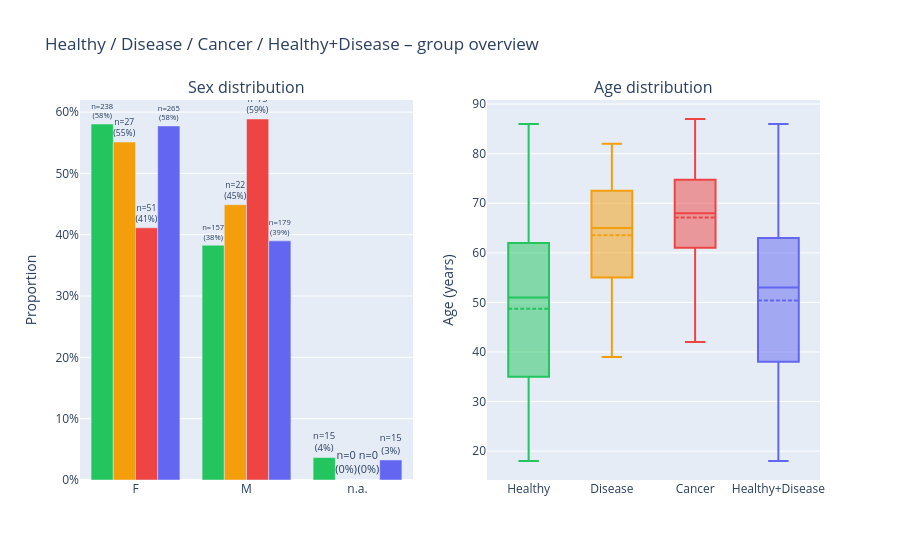

The code cell stored with this chart in its notebook:
### Code cell
def make_group(mask):
    return (
        ds.y[mask].reset_index(drop=True),
        ds.sex[mask].reset_index(drop=True),
        ds.age[mask].reset_index(drop=True),
        ds.meta['Stage'][mask].reset_index(drop=True),
    )

m_healthy  = ds.y == HEALTHY
m_disease  = ds.y == DISEASE
m_cancer   = ds.y == CANCER
m_hd       = m_healthy | m_disease

splits_by_group = {
    'Healthy':          make_group(m_healthy),
    'Disease':          make_group(m_disease),
    'Cancer':           make_group(m_cancer),
    'Healthy+Disease':  make_group(m_hd),
}
plot_group_overview(
    splits_by_group,
    colors={
        'Healthy':         '#22c55e',
        'Disease':         '#f59e0b',
        'Cancer':          '#ef4444',
        'Healthy+Disease': '#6366f1',
    }
)

### Figure 1 — Plotly figure (JSON) as saved in the notebook; plotly's stock layout.template omitted (floating-point values rounded to 4 significant figures; data arrays with more than 128 entries replaced by an {"elided": "..."} marker saying what was removed)
{"data": [{"marker": {"color": "#22c55e"}, "name": "Healthy", "showlegend": false, "text": ["n=238<br>(58%)", "n=157<br>(38%)", "n=15<br>(4%)"], "textposition": "outside", "x": ["F", "M", "n.a."], "y": [0.5805, 0.3829, 0.03659], "type": "bar", "xaxis": "x", "yaxis": "y"}, {"boxmean": true, "marker": {"color": "#22c55e"}, "name": "Healthy", "showlegend": false, "y": {"elided": "410 float values"}, "type": "box", "xaxis": "x2", "yaxis": "y2"}, {"marker": {"color": "#f59e0b"}, "name": "Disease", "showlegend": false, "text": ["n=27<br>(55%)", "n=22<br>(45%)", "n=0<br>(0%)"], "textposition": "outside", "x": ["F", "M", "n.a."], "y": [0.551, 0.449, 0], "type": "bar", "xaxis": "x", "yaxis": "y"}, {"boxmean": true, "marker": {"color": "#f59e0b"}, "name": "Disease", "showlegend": false, "y": [70.0, 82.0, 56.0, 51.0, 76.0, 59.0, 44.0, 59.0, 46.0, 44.0, 80.0, 58.0, 74.0, 55.0, 49.0, 60.0, 39.0, 76.0, 74.0, 71.0, 65.0, 51.0, 68.0, 77.0, 78.0, 74.0, 63.0, 75.0, 47.0, 51.0, 60.0, 69.0, 63.0, 55.0, 69.0, 71.0, 64.0, 62.0, 65.0, 80.0, 65.0, 72.0, 67.0, 67.0, 55.0, 74.0, 65.0, 65.0, 54.0], "type": "box", "xaxis": "x2", "yaxis": "y2"}, {"marker": {"color": "#ef4444"}, "name": "Cancer", "showlegend": false, "text": ["n=51<br>(41%)", "n=73<br>(59%)", "n=0<br>(0%)"], "textposition": "outside", "x": ["F", "M", "n.a."], "y": [0.4113, 0.5887, 0], "type": "bar", "xaxis": "x", "yaxis": "y"}, {"boxmean": true, "marker": {"color": "#ef4444"}, "name": "Cancer", "showlegend": false, "y": [75.0, 75.0, 58.0, 58.0, 61.0, 61.0, 65.0, 61.0, 51.0, 71.0, 73.0, 82.0, 71.0, 81.0, 56.0, 74.0, 72.0, 76.0, 72.0, 70.0, 74.0, 87.0, 53.0, 53.0, 73.0, 69.0, 72.0, 66.0, 57.0, 66.0, 66.0, 56.0, 68.0, 71.0, 64.0, 53.0, 52.0, 75.0, 43.0, 68.0, 62.0, 73.0, 76.0, 61.0, 62.0, 76.0, 60.0, 83.0, 51.0, 80.0, 79.0, 54.0, 67.0, 63.0, 67.0, 81.0, 76.0, 67.0, 72.0, 76.0, 77.0, 83.0, 81.0, 64.0, 74.0, 68.0, 49.0, 65.0, 51.0, 56.0, 59.0, 47.0, 75.0, 65.0, 42.0, 78.0, 67.0, 75.0, 64.0, 80.0, 51.0, 70.0, 56.0, 81.0, 61.0, 77.0, 83.0, 73.0, 78.0, 77.0, 64.0, 82.0, 68.0, 62.0, 68.0, 67.0, 60.0, 74.0, 69.0, 72.0, 52.0, 65.0, 73.0, 73.0, 54.0, 73.0, 74.0, 77.0, 68.0, 63.0, 47.0, 61.0, 55.0, 68.0, 54.0, 62.0, 63.0, 78.0, 74.0, 63.0, NaN, 68.0, 79.0, 63.0], "type": "box", "xaxis": "x2", "yaxis": "y2"}, {"marker": {"color": "#6366f1"}, "name": "Healthy+Disease", "showlegend": false, "text": ["n=265<br>(58%)", "n=179<br>(39%)", "n=15<br>(3%)"], "textposition": "outside", "x": ["F", "M", "n.a."], "y": [0.5773, 0.39, 0.03268], "type": "bar", "xaxis": "x", "yaxis": "y"}, {"boxmean": true, "marker": {"color": "#6366f1"}, "name": "Healthy+Disease", "showlegend": false, "y": {"elided": "459 float values"}, "type": "box", "xaxis": "x2", "yaxis": "y2"}], "layout": {"xaxis": {"anchor": "y", "domain": [0.0, 0.45]}, "yaxis": {"anchor": "x", "domain": [0.0, 1.0], "title": {"text": "Proportion"}, "tickformat": ".0%"}, "xaxis2": {"anchor": "y2", "domain": [0.55, 1.0]}, "yaxis2": {"anchor": "x2", "domain": [0.0, 1.0], "title": {"text": "Age (years)"}}, "annotations": [{"font": {"size": 16}, "showarrow": false, "text": "Sex distribution", "x": 0.225, "xanchor": "center", "xref": "paper", "y": 1.0, "yanchor": "bottom", "yref": "paper"}, {"font": {"size": 16}, "showarrow": false, "text": "Age distribution", "x": 0.775, "xanchor": "center", "xref": "paper", "y": 1.0, "yanchor": "bottom", "yref": "paper"}], "title": {"text": "Healthy / Disease / Cancer / Healthy+Disease – group overview"}, "legend": {"orientation": "h", "yanchor": "bottom", "y": 1.08, "xanchor": "center", "x": 0.5}, "barmode": "group"}}
